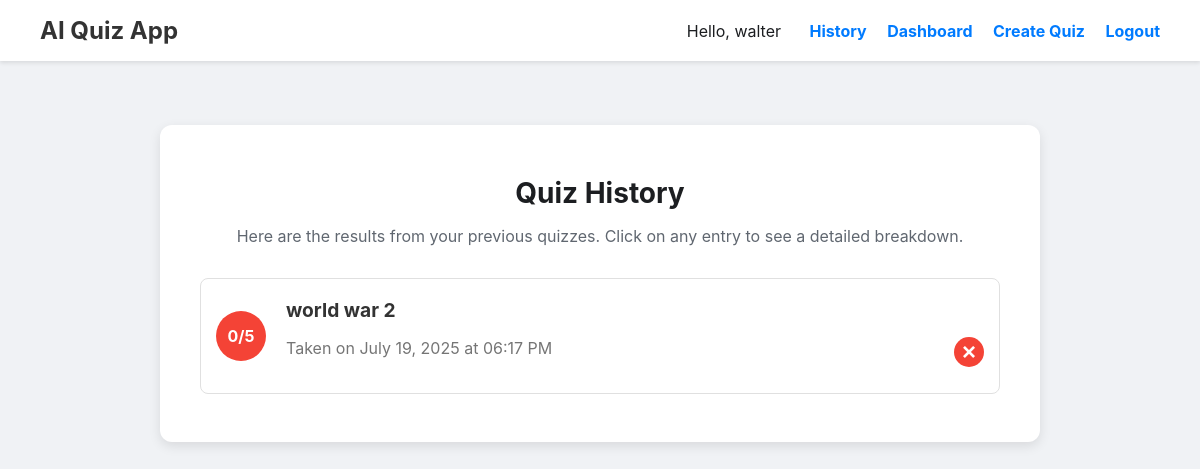
The app's page /history (signed in), older data.
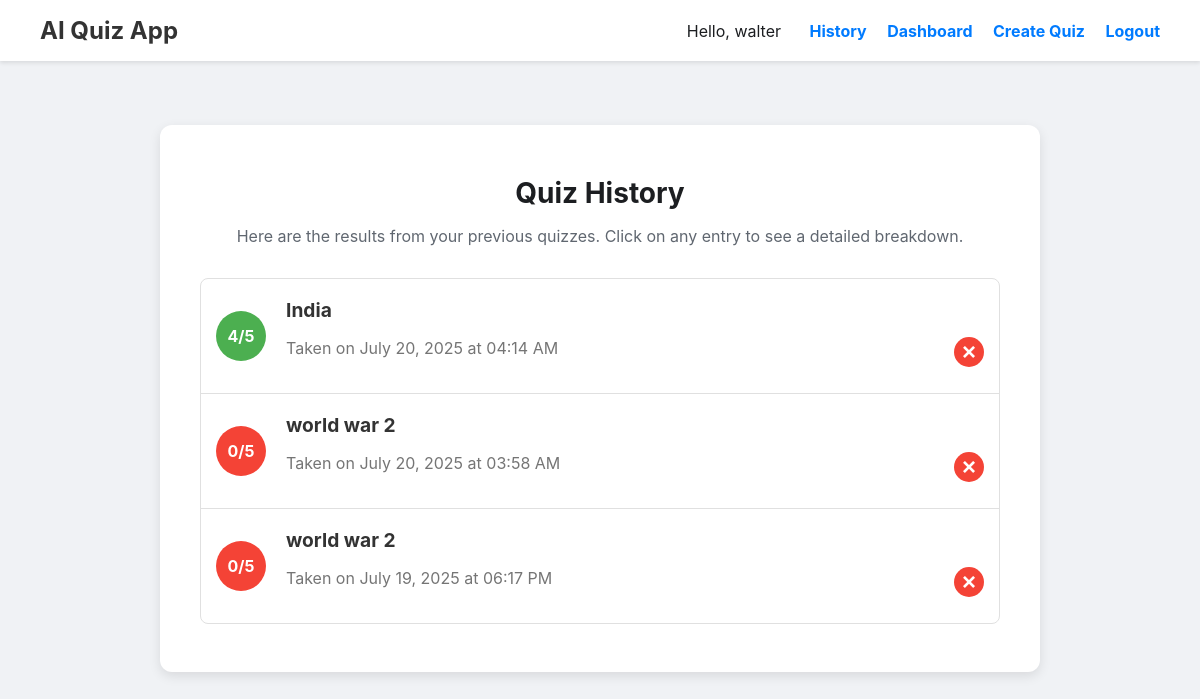
The same page, newer data.
### app.py (models this page shows, shortened)
class User(UserMixin, db.Model):
    id = db.Column(db.Integer, primary_key=True)
    username = db.Column(db.String(150), unique=True, nullable=False)
    password_hash = db.Column(db.String(256), nullable=False)
    quizzes = db.relationship('QuizHistory', backref='user', lazy=True, cascade="all, delete-orphan")

class QuizHistory(db.Model):
    id = db.Column(db.Integer, primary_key=True)
    topic = db.Column(db.String(150), nullable=False)
    score_correct = db.Column(db.Integer, nullable=False)
    score_total = db.Column(db.Integer, nullable=False)
    timestamp = db.Column(db.DateTime, nullable=False, default=datetime.utcnow)
    user_id = db.Column(db.Integer, db.ForeignKey('user.id'), nullable=False)
    questions = db.relationship('QuestionHistory', backref='quiz', lazy=True, cascade="all, delete-orphan")

### app.py (the view)
@app.route('/history')
@login_required
def history():
    user_quizzes = QuizHistory.query.filter_by(user_id=current_user.id).order_by(QuizHistory.timestamp.desc()).all()
    return render_template('history.html', quizzes=user_quizzes)

### app.py (called while the page is built)
@login_manager.user_loader
def load_user(user_id):
    return User.query.get(int(user_id))

### templates/history.html (shortened to what this page needs)
{% extends "base.html" %}
{% block content %}
<div class="container">
    <h1>Quiz History</h1>
    {% if quizzes %}
        <p>Here are the results from your previous quizzes. Click on any entry to see a detailed breakdown.</p>
        <ul class="collection">
            {% for quiz in quizzes %}
                <li class="collection-item avatar">
                    <a href="{{ url_for('history_detail', quiz_id=quiz.id) }}" class="history-link-area">
                        <i class="circle {% if (quiz.score_correct / quiz.score_total) >= 0.8 %}green{% elif (quiz.score_correct / quiz.score_total) >= 0.5 %}orange{% else %}red{% endif %}">
                            {{ quiz.score_correct }}/{{ quiz.score_total }}
                        </i>
                        <div class="item-content">
                            <span class="title"><b>{{ quiz.topic }}</b></span>
                            <p class="grey-text">
                                Taken on {{ quiz.timestamp.strftime('%B %d, %Y at %I:%M %p') }}
                            </p>
                        </div>
                    </a>
                    <div class="item-actions">
                        <form method="POST" action="{{ url_for('delete_history', quiz_id=quiz.id) }}" onsubmit="return confirm('Are you sure you want to permanently delete this entry?');">
                            <button type="submit" class="delete-btn" title="Delete History">&times;</button>
                        </form>
                    </div>
                </li>
            {% endfor %}
        </ul>
    {% else %}
        <p>You haven't taken any quizzes yet. Go ahead and create one!</p>
    {% endif %}
</div>
{% endblock %}

### templates/base.html (shortened to what this page needs)
<!DOCTYPE html>
<html lang="en">
<head>
    <link rel="stylesheet" href="{{ url_for('static', filename='styles.css') }}">
</head>
<body>
    <nav class="navbar">
        <a href="{{ url_for('index') }}" class="brand">AI Quiz App</a>
        <div>
            {% if current_user.is_authenticated %}
                <span style="margin-right: 1rem;">Hello, {{ current_user.username }}</span>
                    <a href="{{ url_for('history') }}">History</a>
                    <a href="{{ url_for('dashboard') }}">Dashboard</a>
                    <a href="{{ url_for('index') }}">Create Quiz</a>
                    <a href="{{ url_for('logout') }}">Logout</a>
            {% else %}
                <a href="{{ url_for('login') }}">Login</a>
                <a href="{{ url_for('register') }}">Register</a>
            {% endif %}
        </div>
    </nav>
    <main>
        {% block content %}{% endblock %}
    </main>
</body>
</html>

### static/styles.css (style rules this page uses)
body { font-family: -apple-system, BlinkMacSystemFont, "Segoe UI", Roboto, Helvetica, Arial, sans-serif; background-color: #f0f2f5; color: #1c1e21; margin: 0; padding: 0; }
main { width: 100%; box-sizing: border-box; padding: 2rem; display: flex; flex-direction: column; align-items: center; justify-content: flex-start; min-height: calc(100vh - 100px); }
.container { max-width: 800px; width: 100%; background: #ffffff; padding: 2rem 2.5rem; border-radius: 12px; box-shadow: 0 4px 12px rgba(0, 0, 0, 0.1); }
h1 { font-size: 1.75rem; color: #1c1e21; text-align: center; margin-bottom: 0.5rem; }
.container > p { text-align: center; color: #606770; margin-bottom: 2rem; }
form button { width: 100%; padding: 1rem; margin-top: 2rem; font-size: 1.1rem; font-weight: bold; color: white; background-color: #007bff; border: none; border-radius: 6px; cursor: pointer; transition: background-color 0.2s; }
.collection { border: 1px solid #e0e0e0; border-radius: 8px; padding-left: 0; list-style-type: none; }
.collection li.collection-item { display: flex; align-items: center; padding: 15px; border-bottom: 1px solid #e0e0e0; transition: background-color 0.2s; }
.collection li.collection-item:last-child { border-bottom: none; }
.collection .history-link-area { display: flex; align-items: center; text-decoration: none; color: inherit; flex-grow: 1; }
.collection .item-content { flex-grow: 1; }
.collection .item-actions { margin-left: 1rem; }
.collection .delete-btn { background-color: #f44336; color: white; border: none; border-radius: 50%; width: 30px; height: 30px; font-size: 1.5rem; line-height: 28px; text-align: center; cursor: pointer; transition: background-color 0.2s; padding: 0; }
.collection .collection-item.avatar { min-height: 84px; }
.collection .collection-item.avatar .circle { width: 50px; height: 50px; border-radius: 50%; color: white; font-weight: bold; display: flex; align-items: center; justify-content: center; font-size: 1rem; margin-right: 20px; font-style: normal; }
.collection .collection-item .title { font-size: 1.2rem; color: #333; }
.collection .collection-item .grey-text { color: #757575; }
.circle.green { background-color: #4CAF50; }
.circle.red { background-color: #F44336; }

### templates/base.html (style rules this page uses)
.navbar { background-color: #fff; padding: 0.5rem 2rem; box-shadow: 0 2px 4px rgba(0,0,0,0.1); margin-bottom: 2rem; display: flex; justify-content: space-between; align-items: center; }
.navbar a { text-decoration: none; color: #007bff; font-weight: bold; padding: 0.5rem; }
.navbar .brand { font-size: 1.5rem; color: #333; }

Row changes from the older to the newer data that the page shows:
added QuizHistory: score_correct "4", score_total "5", topic "India", timestamp "July 20, 2025 at 04:14 AM"
added QuizHistory: score_correct "0", score_total "5", topic "world war 2", timestamp "July 20, 2025 at 03:58 AM"
